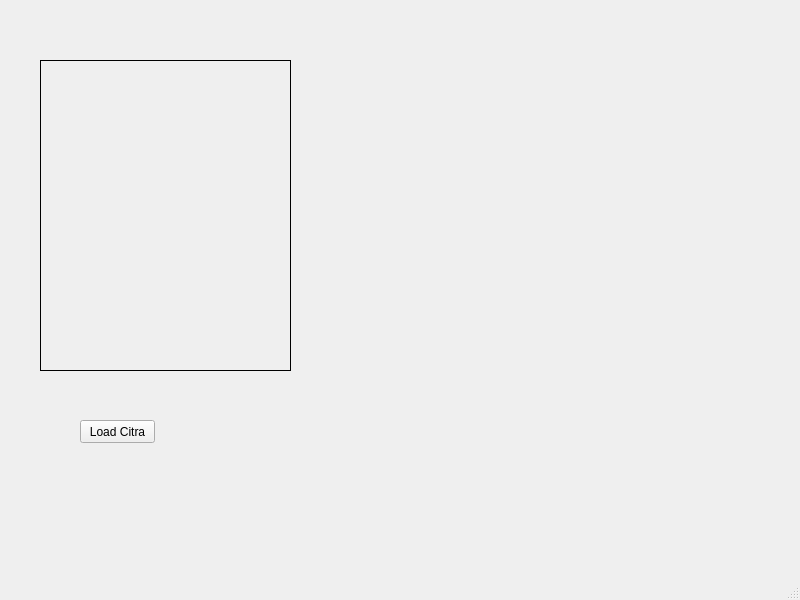
<?xml version="1.0" encoding="UTF-8"?>
<ui version="4.0">
 <class>MainWindow</class>
 <widget class="QMainWindow" name="MainWindow">
  <property name="geometry">
   <rect>
    <x>0</x>
    <y>0</y>
    <width>800</width>
    <height>600</height>
   </rect>
  </property>
  <property name="windowTitle">
   <string>MainWindow</string>
  </property>
  <widget class="QWidget" name="centralwidget">
   <widget class="QPushButton" name="button_loadCitra">
    <property name="geometry">
     <rect>
      <x>80</x>
      <y>420</y>
      <width>75</width>
      <height>23</height>
     </rect>
    </property>
    <property name="text">
     <string>Load Citra</string>
    </property>
   </widget>
   <widget class="QLabel" name="label">
    <property name="geometry">
     <rect>
      <x>40</x>
      <y>60</y>
      <width>251</width>
      <height>311</height>
     </rect>
    </property>
    <property name="frameShape">
     <enum>QFrame::Box</enum>
    </property>
    <property name="text">
     <string/>
    </property>
   </widget>
  </widget>
  <widget class="QMenuBar" name="menubar">
   <property name="geometry">
    <rect>
     <x>0</x>
     <y>0</y>
     <width>800</width>
     <height>22</height>
    </rect>
   </property>
  </widget>
  <widget class="QStatusBar" name="statusbar"/>
 </widget>
 <resources/>
 <connections/>
</ui>
